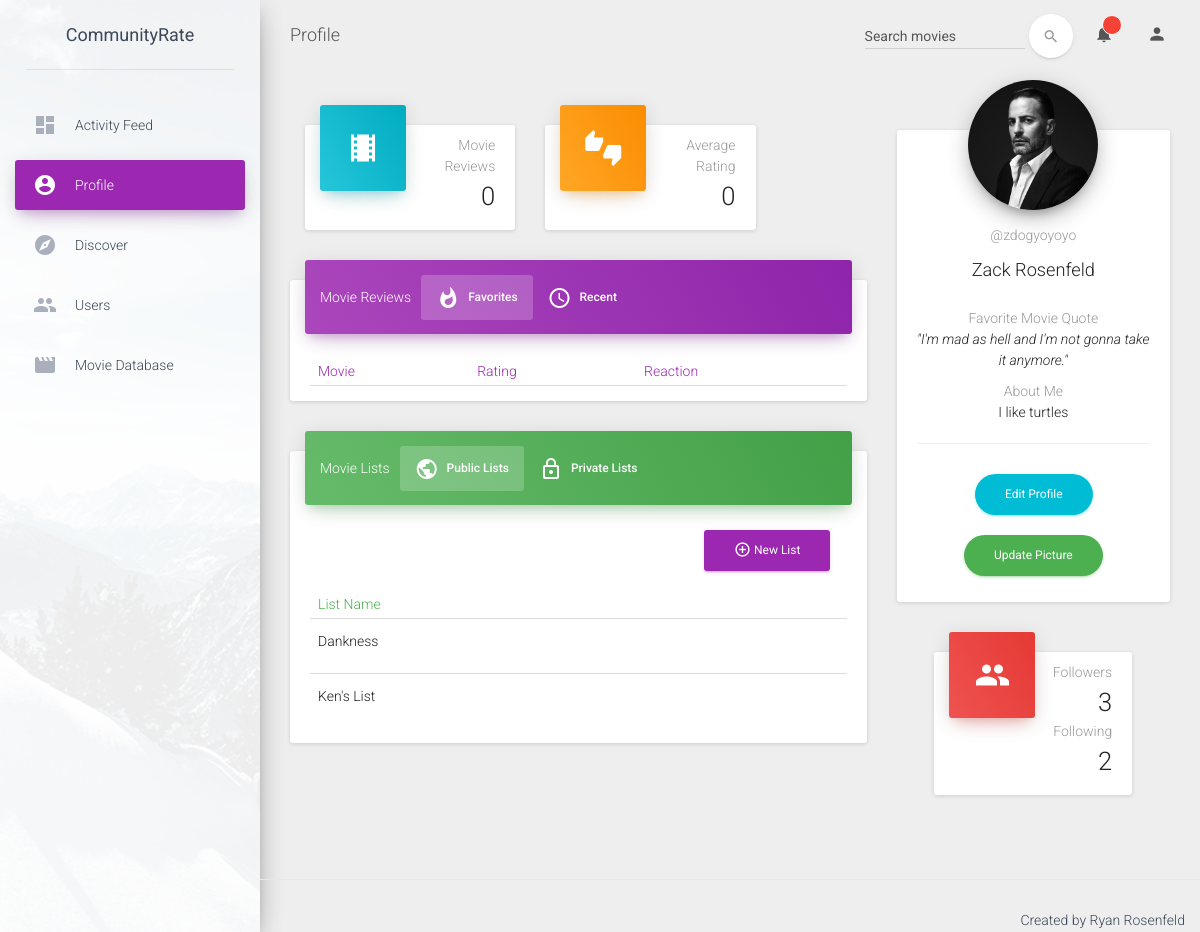
The app's page /profile/ (signed in) with its own data.
### movies/models.py (models this page shows)
class List(models.Model):
    creator = models.ForeignKey(SiteUser, on_delete=models.CASCADE)
    name = models.CharField(max_length=100, default='Untitled')
    date_updated = models.DateTimeField(auto_now=True)
    public = models.BooleanField(default=True)

### general/models.py (models this page shows)
class SiteUser(AbstractUser):
    fb_id = models.CharField(max_length=100, blank=True)
    fav_quote = models.TextField(blank=True)
    about_me = models.TextField(blank=True)
    country = models.CharField(max_length=100, null=True)
    city = models.CharField(max_length=100, null=True)
    postal = models.CharField(max_length=6, null=True)
    bio = models.CharField(max_length=500, null=True)

### users/views.py (the view, shortened to what this page needs)
# urls.py: url(r'^profile/(?P<username>\w{0,50})/$', user_views.profile),
@login_required
def profile(request, username=""):
	if username == "":
		user = request.user
	else:
		try:
			user = SiteUser.objects.get(username=username)
		except ObjectDoesNotExist:
			response = "User \"{0}\" does not exist".format(username)
			return main_view(request, response)
	owner = user == request.user
	reviews = Review.objects.filter(creator=request.user)
	number = len(reviews)
	avg = 0
	for r in reviews:
		r.movie =  get_movie_by_id(r.movie_id, True)
		avg += r.rating
	if avg > 0:
		avg /= number
		avg = "{0:.1f}".format(avg)
	favorites = sorted(reviews, key=lambda x: x.rating, reverse=True)
	recents = sorted(reviews, key=lambda x: x.date_added, reverse=True)
	lists = List.objects.filter(creator=request.user)
	following = request.user.follower_set.all()
	query = following.filter(following=user)
	already_following = (len(query) > 0) | owner
	if owner:
		form = UpdateInfoForm(initial={'username': request.user.username, 'email': request.user.email,
									   'first_name': request.user.first_name, 'last_name': request.user.last_name,
									   'fav_quote': request.user.fav_quote, 'about_me': request.user.about_me})
		return render(request, 'users/my-profile.html', {
			'num_reviews': number,
			'av_rating': avg,
			'favorites': favorites,
			'recents': recents,
			'page': 'profile',
			'user': user,
			'lists': lists,
			'form': form})

### users/forms.py
class UpdateInfoForm(forms.Form):
    username = forms.CharField(
        label='',
        max_length=100,
        widget=forms.TextInput(attrs={'class': 'form-control', 'disabled': True})
    )
    email = forms.EmailField(
        label='',
        max_length=100,
        widget=forms.TextInput(attrs={'class': 'form-control'})
    )
    first_name = forms.CharField(
        label='',
        max_length=100,
        widget=forms.TextInput(attrs={'class': 'form-control'})
    )
    last_name = forms.CharField(
        label='',
        max_length=100,
        widget=forms.TextInput(attrs={'class': 'form-control'})
    )
    fav_quote = forms.CharField(
        label='',
        required=False,
        widget=forms.Textarea(attrs={'class': 'form-control', 'rows': 2})
    )
    about_me = forms.CharField(
        label='',
        required=False,
        widget=forms.Textarea(attrs={'class': 'form-control', 'rows': 3})
    )

### templates/users/my-profile.html (shortened to what this page needs)
{% extends 'base-profile.html' %}
{% block profile-card-bottom %}
    <hr>
    <div class="row">
        <button onclick="toggleEditProfileDisplay()" class="btn btn-info btn-round">Edit Profile</button>
        <button class="btn btn-success btn-round">Update Picture</button>
    </div>
{% endblock %}

### templates/users/base-profile.html (shortened to what this page needs)
{% extends 'base.html' %}
{% load static %}
{% block header %}
    <link href="https://afeld.github.io/emoji-css/emoji.css" rel="stylesheet">
    {% load static %}
    <link href="{% static 'general/css/profile.css' %}" rel="stylesheet">
{% endblock %}
{% block content %}
    <div class="col-md-8">
        <div class="col-sm-5">
            <div class="card card-stats">
                <div class="card-header" data-background-color="blue">
                    <i class="material-icons">theaters</i>
                </div>
                <div class="card-content">
                    <p class="category">Movie Reviews</p>
                    <h3 class="title">{{ num_reviews }}</h3>
                </div>
            </div>
        </div>
        <div class="col-sm-5">
            <div class="card card-stats">
                <div class="card-header" data-background-color="orange">
                    <i class="material-icons">thumbs_up_down</i>
                </div>
                <div class="card-content">
                    <p class="category">Average Rating</p>
                    <h3 class="title">{{ av_rating }}</h3>
                </div>
            </div>
        </div>
        <div class="card card-nav-tabs">
            <div class="card-header" data-background-color="purple">
                <div class="nav-tabs-navigation">
                    <div class="nav-tabs-wrapper">
                        <span class="nav-tabs-title">Movie Reviews</span>
                        <ul class="nav nav-tabs" data-tabs="tabs">
                            <li class="active">
                                <a href="#favorites" data-toggle="tab">
                                    <i class="material-icons">whatshot</i>
                                    Favorites
                                <div class="ripple-container"></div></a>
                            </li>
                            <li class="">
                                <a href="#recent" data-toggle="tab">
                                    <i class="material-icons">access_time</i>
                                    Recent
                                <div class="ripple-container"></div></a>
                            </li>
                        </ul>
                    </div>
                </div>
            </div>
            <div class="card-content">
                <div class="tab-content">
                    <div class="tab-pane active" id="favorites">
                        <div class="scrollable-table">
                            <table class="table table-hover review-table table-responsive">
                                <thead class="text-primary">
                                    <th>Movie</th>
                                    <th>Rating</th>
                                    <th>Reaction</th>
                                </thead>
                            </table>
                        </div>
                    </div>
                </div>
            </div>
        </div>
        <div class="card card-nav-tabs">
            <div class="card-header" data-background-color="green">
                <div class="nav-tabs-navigation">
                    <div class="nav-tabs-wrapper">
                        <span class="nav-tabs-title">Movie Lists</span>
                        <ul class="nav nav-tabs" data-tabs="tabs">
                            <li class="active">
                                <a href="#public" data-toggle="tab">
                                    <i class="material-icons">public</i>
                                    Public Lists
                                <div class="ripple-container"></div></a>
                            </li>
                            <li class="">
                                <a href="#private" data-toggle="tab">
                                    <i class="material-icons">lock_outline</i>
                                    Private Lists
                                <div class="ripple-container"></div></a>
                            </li>
                        </ul>
                    </div>
                </div>
            </div>
            <div class="card-content">
                <div class="tab-content">
                    <div class="col-sm-12">
                        <a class="btn btn-primary pull-right" href="/new-list/"><i class="material-icons">add_circle_outline</i>  New List</a>
                    </div>
                    <div class="tab-pane active" id="public">
                        <table class="table table-hover review-table">
                            <thead class="text-success">
                                <th>List Name</th>
                            </thead>
                            <tbody>
                                {% for list in lists %}
                                    <tr onclick="window.location.href='/edit-list/{{ list.id }}/'">
                                        <td>
                                            <p>{{ list.name }}</p>
                                        </td>
                                    </tr>
                                {% endfor %}
                            </tbody>
                        </table>
                    </div>
                </div>
            </div>
        </div>
    </div>
    <div class="col-md-4">
        <div class="card card-profile">
            <div class="card-avatar">
                <a id="prof-img">
                    <img class="img" src="{% static 'material-dash/assets/img/faces/marc.jpg' %}" />
                </a>
            </div>
            <div class="content">
                <h6 class="category text-gray">@{{ request.user.username }}</h6>
                <h4 class="card-title">{{ request.user.get_full_name }}</h4>
                <div class="card-content">
                    {% if request.user.fav_quote != None and request.user.fav_quote != '' %}
                        <p class="category">Favorite Movie Quote</p>
                        <p class="content"><i>"{{ request.user.fav_quote }}"</i></p>
                    {% endif %}
                    {% if request.user.about_me != None and request.user.about_me != '' %}
                        <p class="category">About Me</p>
                        <p class="content">{{ request.user.about_me }}</p>
                    {% endif %}
                    {% block profile-card-bottom %}{% endblock %}
                </div>
            </div>
        </div>
        <div class="col-sm-10 col-sm-offset-1">
            <div class="card card-stats">
                <div class="card-header" data-background-color="red">
                    <i class="material-icons">people</i>
                </div>
                <div class="card-content">
                    <p class="category">Followers</p>
                    <h3 class="title">3</h3>
                    <p class="category">Following</p>
                    <h3 class="title">2</h3>
                </div>
            </div>
        </div>
    </div>
{% endblock %}

### static/general/css/profile.css (style rules this page uses)
.scrollable-table { max-height: 450px; overflow: auto; }

### records on screen
List: name "Dankness"
List: name "Ken's List"
SiteUser: user.username "zdogyoyoyo", user.get_full_name "Zack Rosenfeld", user.fav_quote "I'm mad as hell and I'm not gonna take it anymore.", user.about_me "I like turtles"

### other values on screen
{{ num_reviews }} "0"
{{ av_rating }} "0"
